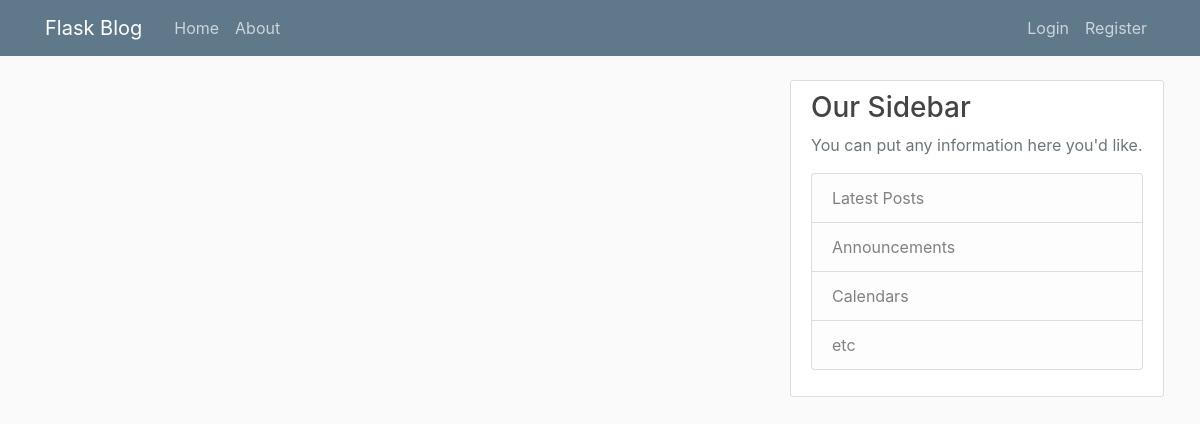
Before: / with the older database file.
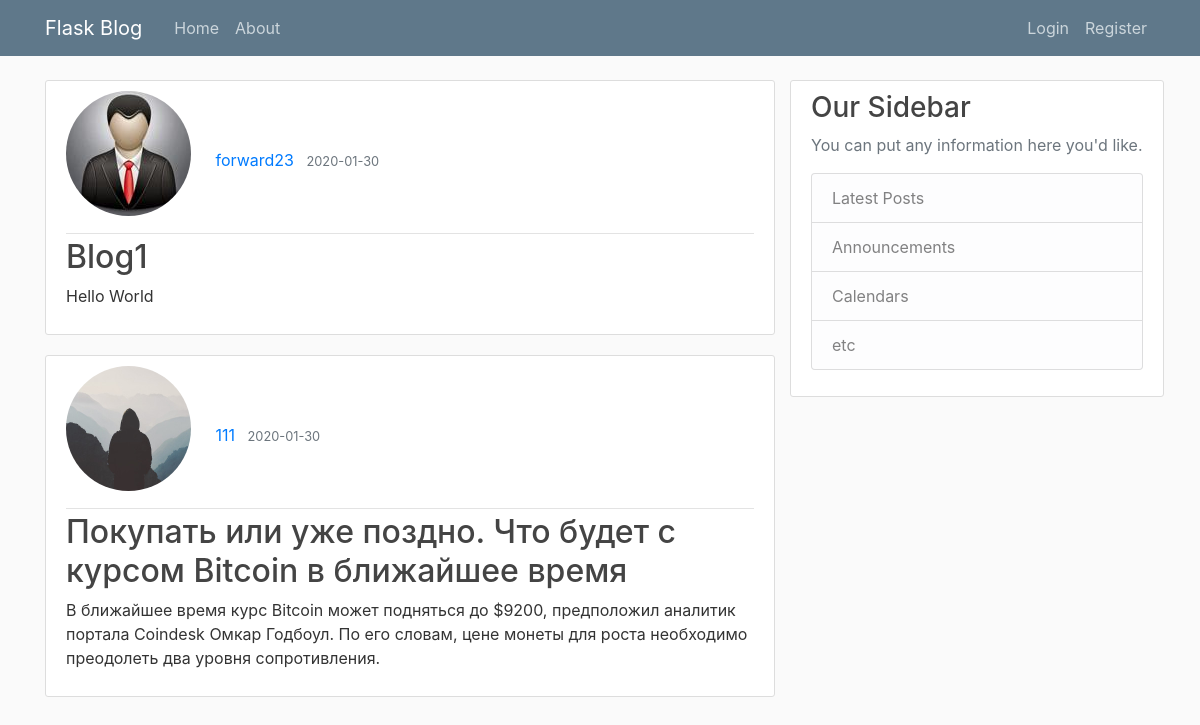
After: the same page with the newer database file.
### flaskblog/models.py (models this page shows, shortened)
class Post(db.Model, UserMixin):
    id = db.Column(db.Integer, primary_key=True)
    title = db.Column(db.String(100), nullable=False)
    date_posted = db.Column(db.DateTime, nullable=False, default=datetime.utcnow())
    content = db.Column(db.Text, nullable=False)
    user_id = db.Column(db.Integer, db.ForeignKey('user.id'))

class User(db.Model, UserMixin):
    id = db.Column(db.Integer, primary_key=True)
    username = db.Column(db.String(20), unique=True, nullable=False)
    email = db.Column(db.String(120), unique=True, nullable=False)
    image_file = db.Column(db.String(20), nullable=False, default='default.jpg')
    password = db.Column(db.String(60), nullable=False)
    posts = db.relationship('Post', backref='author', lazy=True)

### flaskblog/routes.py (the view)
@app.route('/')
def index():
    posts = Post.query.all()
    return render_template('index.html', title='Home', posts=posts)

### flaskblog/templates/index.html
{% extends "layout.html" %}
{% block content %}
    {% for post in posts %}
        <article class="media content-section">
          <div class="media-body">
            <div class="article-metadata">
                <img class="rounded-circle account-img" src="{{ url_for('static', filename='profile_pics/' + post.author.image_file) }}" >
              <a class="mr-2" href="#">{{ post.author.username }}</a>
              <small class="text-muted">{{ post.date_posted.date() }}</small>
            </div>
            <h2><a class="article-title" href="{{ url_for('post', post_id=post.id) }}">{{ post.title }}</a></h2>
            <p class="article-content">{{ post.content }}</p>
          </div>
        </article>
    {% endfor %}
{% endblock content %}

### flaskblog/templates/layout.html (shortened to what this page needs)
<!DOCTYPE html>
<html>
<head>
    <link rel="stylesheet" href="https://maxcdn.bootstrapcdn.com/bootstrap/4.0.0/css/bootstrap.min.css">
    <link rel="stylesheet" type="text/css" href="{{ url_for('static', filename='main.css') }}">
</head>
<body>
    <header class="site-header">
      <nav class="navbar navbar-expand-md navbar-dark bg-steel fixed-top">
        <div class="container">
          <a class="navbar-brand mr-4" href="/">Flask Blog</a>
          <div class="collapse navbar-collapse" id="navbarToggle">
            <div class="navbar-nav mr-auto">
              <a class="nav-item nav-link" href="{{ url_for('index') }}">Home</a>
              <a class="nav-item nav-link" href="{{ url_for('about') }}">About</a>
            </div>
            <div class="navbar-nav">
                {% if current_user.is_authenticated %}
                    <a class="nav-item nav-link" href="{{ url_for('new_post') }}">New post</a>
                    <a class="nav-item nav-link" href="{{ url_for('account') }}">Account</a>
                    <a class="nav-item nav-link" href="{{ url_for('logout') }}">Logout</a>
                {% else %}
                  <a class="nav-item nav-link" href="{{ url_for('login') }}">Login</a>
                  <a class="nav-item nav-link" href="{{ url_for('register') }}">Register</a>
                {% endif %}
            </div>
          </div>
        </div>
      </nav>
    </header>
    <main role="main" class="container">
      <div class="row">
        <div class="col-md-8">
          {% block content %}{% endblock %}
        </div>
        <div class="=col-auto ">
          <div class="content-section">
            <h3>Our Sidebar</h3>
            <p class='text-muted'>You can put any information here you'd like.
              <ul class="list-group">
                <li class="list-group-item list-group-item-light">Latest Posts</li>
                <li class="list-group-item list-group-item-light">Announcements</li>
                <li class="list-group-item list-group-item-light">Calendars</li>
                <li class="list-group-item list-group-item-light">etc</li>
              </ul>
            </p>
          </div>
        </div>
      </div>
    </main>
</body>
</html>

### flaskblog/static/main.css (style rules this page uses)
body { background: #fafafa; color: #333333; margin-top: 5rem; }
h1, h2, h3, h4, h5, h6 { color: #444444; }
.bg-steel { background-color: #5f788a; }
.site-header .navbar-nav .nav-link { color: #cbd5db; }
.content-section { background: #ffffff; padding: 10px 20px; border: 1px solid #dddddd; border-radius: 3px; margin-bottom: 20px; }
.article-title { color: #444444; }
.article-content { white-space: pre-line; }
.article-metadata { padding-bottom: 1px; margin-bottom: 4px; border-bottom: 1px solid #e3e3e3 }
.account-img { height: 125px; width: 125px; margin-right: 20px; margin-bottom: 16px; }

Changed rows visible on the page:
added Post: image_file (picture), author.username "forward23", date_posted "2020-01-30", title "Blog1", content "Hello World"
added Post: image_file (placeholder picture), author.username "111", date_posted "2020-01-30", title "Покупать или уже поздно. Что будет с курсом Bitcoin в ближайшее время", content "В ближайшее время курс Bitcoin может подняться до $9200, предположил аналитик портала Coindesk Омкар Годбоул. По его словам, цене монеты для роста необходимо преодолеть два уровня сопротивления."
